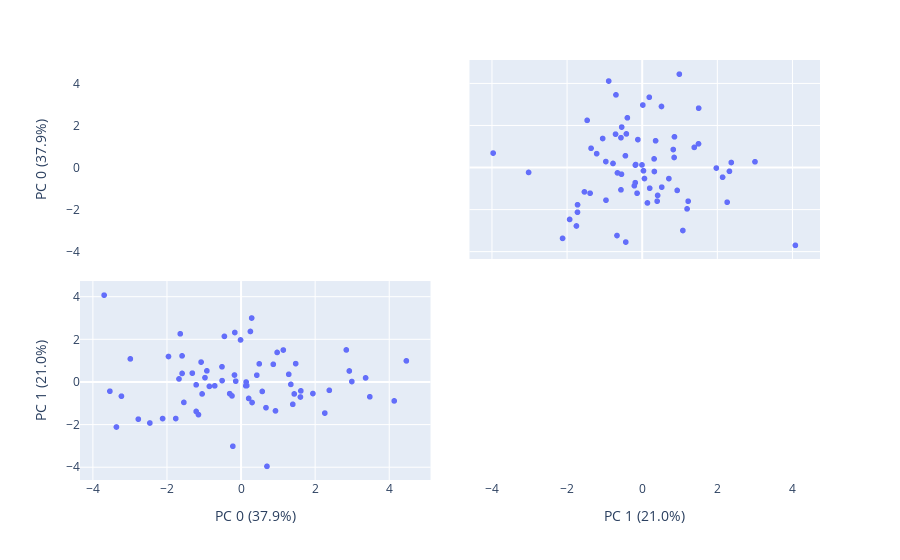

The notebook cell saved with this chart:
### Code cell
pca = PCA()
components = pca.fit_transform(df_normalized)
labels = {
    str(i): f"PC {i} ({var:.1f}%)"
    for i, var in enumerate(pca.explained_variance_ratio_ * 100)
}

fig = px.scatter_matrix(
    components,
    labels=labels,
    dimensions=range(2)
)
fig.update_traces(diagonal_visible=False)

### Figure 1 — Plotly figure (JSON) as saved in the notebook; plotly's stock layout.template omitted (floating-point values rounded to 4 significant figures)
{"data": [{"diagonal": {"visible": false}, "dimensions": [{"axis": {"matches": true}, "label": "PC 0 (37.9%)", "values": [-1.051, -1.316, -3.696, 0.2522, -0.1681, -0.1431, -0.5144, -0.7108, 2.842, -0.01359, -1.078, -0.4494, -1.763, 0.7001, 0.2057, -2.989, -1.149, -1.592, 0.4253, -3.229, -0.8554, 0.87, 0.5719, 4.463, 1.603, 0.2861, -1.212, 0.9739, 0.6736, -1.959, -1.641, -2.462, 0.4914, 1.435, 1.396, 2.923, 3.362, 1.141, 0.1536, 2.991, -3.364, 2.262, -1.212, -1.544, 1.345, 0.1276, 1.94, 0.1363, -1.675, 4.135, -2.118, -0.9735, 1.615, 0.9301, -3.541, -0.244, -0.1769, 3.476, 2.383, -2.774, -1.593, -0.923, -0.5114, 0.2974, -0.2217, -0.3067, 1.475, 1.288]}, {"axis": {"matches": true}, "label": "PC 1 (21.0%)", "values": [-0.553, 0.4233, 4.09, 2.384, 2.335, 0.04646, 0.7231, -0.1722, 1.515, 1.986, 0.944, 2.153, -1.709, -3.956, -0.7645, 1.096, -1.526, 0.4103, 0.3291, -0.6588, -0.1968, 0.8392, -0.4347, 1.001, -0.6973, 3.016, -1.375, 1.399, -1.2, 1.207, 2.274, -1.92, 0.8624, -0.5531, -1.04, 0.5263, 0.2006, 1.512, -0.1615, 0.02964, -2.108, -1.453, -0.1247, -0.9511, -0.1029, -0.1694, -0.534, 0.00683, 0.1523, -0.8799, -1.71, 0.212, -0.4086, -1.349, -0.4247, -0.6456, 0.3363, -0.686, -0.3826, -1.738, 1.236, 0.5332, 0.07303, -0.9557, -3.012, -0.5395, 0.8715, 0.3692]}], "hovertemplate": "%{xaxis.title.text}=%{x}<br>%{yaxis.title.text}=%{y}<extra></extra>", "legendgroup": "", "marker": {"color": "#636efa", "symbol": "circle"}, "name": "", "showlegend": false, "type": "splom"}], "layout": {"dragmode": "select", "legend": {"tracegroupgap": 0}, "margin": {"t": 60}}}
